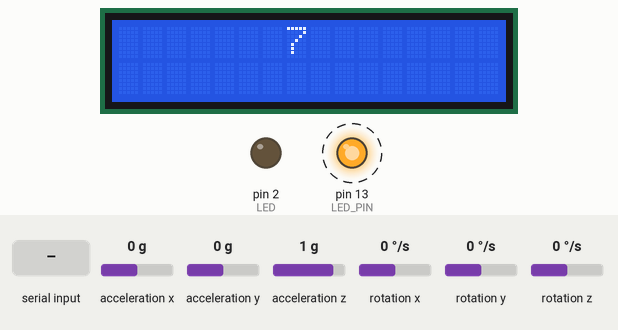
Bench run of a sketch on a simulated Arduino Uno, built with avr-gcc and run on an emulated ATmega328P. Shown: 16×2 character LCD, output pins drawn as LEDs (lit = HIGH). Dashed ring = blinking. The inputs (shaded band) are chosen by the test bench; at power-on: acceleration x 0 g, acceleration y 0 g, acceleration z 1 g, rotation x 0 °/s, rotation y 0 °/s, rotation z 0 °/s. What the sketch prints to the serial monitor is not drawn.

Above: at 1.2 s.
1.3 s: "a" received over the second serial link
At 1.47 s:
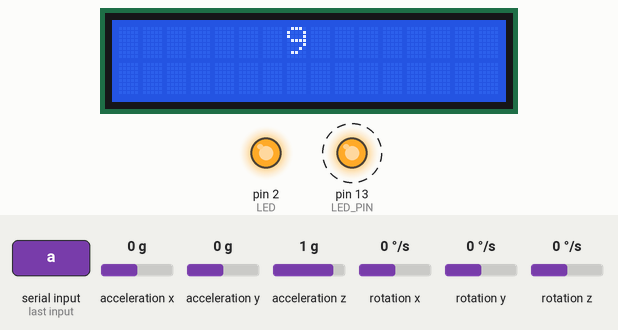
3.3 s: acceleration x set to -1.4 g
5.6 s: acceleration x set to -0.8 g
At 5.76 s:
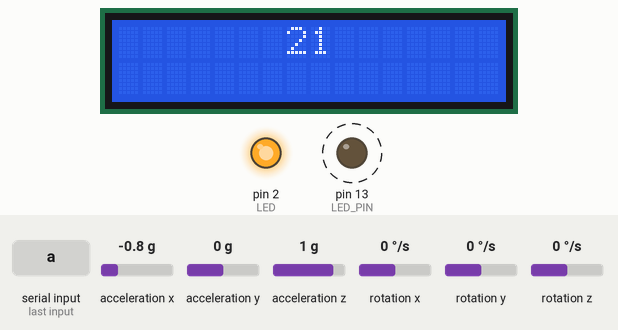
7.1 s: "b" received over the second serial link
At 7.4 s:
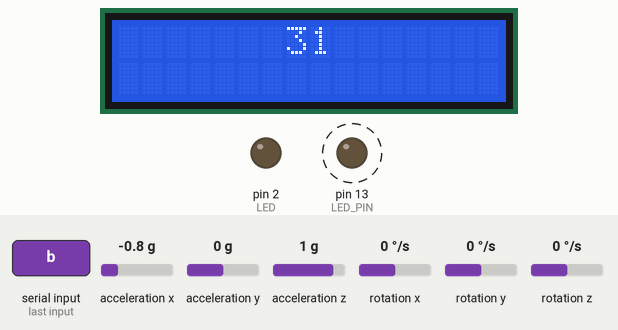
8.6 s: acceleration y set to -1.4 g
10.8 s: acceleration y set to 0 g
At 11.03 s:
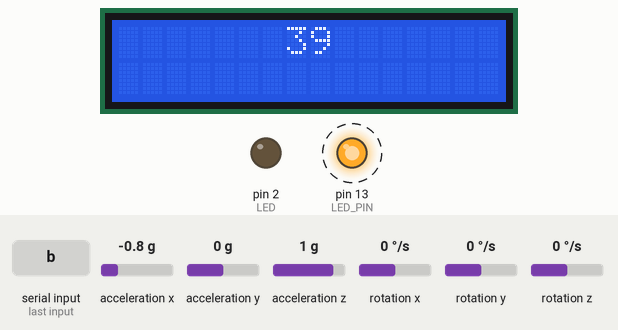
Timing chart, 0 to 13.4 s (numbered marks = the images above; inputs shaded):
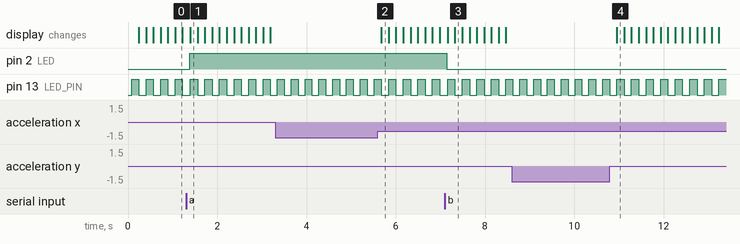

The sketch:

iWalker.ino
```cpp
#include "I2Cdev.h"
#include "MPU6050.h"
#include <SoftwareSerial.h>
//#include <MFRC522.h>     // 引用程式庫
#include <LiquidCrystal_I2C.h>
//#include <Wire.h>

#if I2CDEV_IMPLEMENTATION == I2CDEV_ARDUINO_WIRE
    #include "Wire.h"
#endif

SoftwareSerial I2CBT(10,11); //定義PIN10及PIN11分別為RX及TX腳位
MPU6050 accelgyro;

int16_t ax, ay, az; //加速度
int16_t gx, gy, gz; //角速度

LiquidCrystal_I2C lcd(0x27, 2, 1, 0, 4, 5, 6, 7, 3, POSITIVE);
#define RST_PIN      A0  // 讀卡機的重置腳位
#define SS_PIN       10  // 晶片選擇腳位

#define OUTPUT_READABLE_ACCELGYRO

#define LED_PIN 13
bool blinkState = false;
int num=0;
int LED = 2;
/*
void LCDdisplay(bool flag) {
    if(flag){
      lcd.print("Open door");
    } else{
      lcd.print("Close door");
    }

    delay(10);
}*/


void setup() {

    lcd.begin(16, 2);
    lcd.backlight();

    I2CBT.begin(9600);                     //BT boud rate (有的可能會不一定，要注意一下)
    //Serial.begin(38400);                       //Arduino起始鮑率：9600
    pinMode(LED, OUTPUT);
    // join I2C bus (I2Cdev library doesn't do this automatically)
    #if I2CDEV_IMPLEMENTATION == I2CDEV_ARDUINO_WIRE
        Wire.begin();
    #elif I2CDEV_IMPLEMENTATION == I2CDEV_BUILTIN_FASTWIRE
        Fastwire::setup(400, true);
    #endif


    Serial.begin(38400);

    // initialize device
    Serial.println("Initializing I2C devices...");
    accelgyro.initialize();

    // verify connection
    Serial.println("Testing device connections...");
    Serial.println(accelgyro.testConnection() ? "MPU6050 connection successful" : "MPU6050 connection failed");

    // configure Arduino LED pin for output
    pinMode(LED_PIN, OUTPUT);
}

void loop() {
    // read raw accel/gyro measurements from device
    lcd.setCursor(0, 0); // 設定游標位置在第一行行首
    accelgyro.getMotion6(&ax, &ay, &az, &gx, &gy, &gz);

    #ifdef OUTPUT_READABLE_ACCELGYRO
        // display tab-separated accel/gyro x/y/z values
        /*Serial.print("a/g:\t");
        Serial.print("ax ");Serial.print(ax); Serial.print("\t");
        Serial.print("ay ");Serial.print(ay); Serial.print("\t");
        Serial.print("az ");Serial.print(az); Serial.print("\t");
        Serial.print("gx ");Serial.print(gx); Serial.print("\t");
        Serial.print("gy ");Serial.print(gy); Serial.print("\t");
        Serial.print("gz ");Serial.println(gz);*/
        if((ax >= -20000 && ax <=2000)&&(ay >= -10000 && ay <=3000)&&(az >= 9000 && az <=20000)&&(gx >= -20000 && gx <= 20000)&&(gy >= -6000 && gy <= 10000)&&(gz >= -23000 && gx <= 28000)){
            num++;
            Serial.print(num);
            lcd.print("       ");lcd.print(num);
            //lcd.clear(); //顯示清除
        }

    #endif

        // 檢查是否有資料可供讀取
    if (I2CBT.available() > 0) {
    // 讀取進來的 byte
    int inByte = I2CBT.read();
    // 根據收到的字元決定要打開或關掉 LED
    Serial.println(inByte);
    switch (inByte) {
    case 97: //98
      digitalWrite(LED, HIGH);
      Serial.print("a");
      delay(15);
      break;
    case 98: //97
       digitalWrite(LED, LOW);
       Serial.print("b");
       delay(15);
      break;
    case 99:// c
        char hum_buf[10], tem_buf[10];
        if (num !=0 && num >=10) {
            dtostrf(num, 3, 0, hum_buf);
            for(int i=0; i<=1; i++) {
              I2CBT.write(hum_buf[i]);
              I2CBT.write(hum_buf[i]);
            }
        }
        delay(15);
        break;
    }
  }

    #ifdef OUTPUT_BINARY_ACCELGYRO
        Serial.write((uint8_t)(ax >> 8)); Serial.write((uint8_t)(ax & 0xFF));
        Serial.write((uint8_t)(ay >> 8)); Serial.write((uint8_t)(ay & 0xFF));
        Serial.write((uint8_t)(az >> 8)); Serial.write((uint8_t)(az & 0xFF));
        Serial.write((uint8_t)(gx >> 8)); Serial.write((uint8_t)(gx & 0xFF));
        Serial.write((uint8_t)(gy >> 8)); Serial.write((uint8_t)(gy & 0xFF));
        Serial.write((uint8_t)(gz >> 8)); Serial.write((uint8_t)(gz & 0xFF));
    #endif

    // blink LED to indicate activity
    blinkState = !blinkState;
    digitalWrite(LED_PIN, blinkState);
    delay(150);
}
```

Measured:
- after the input at 1.3 s, pin 2 (LED): LOW → HIGH after 0.08 s
- after the input at 5.6 s, the display: changes after 0.08 s (image 2)
- after the input at 7.1 s, pin 2 (LED): HIGH → LOW after 0.05 s
- after the input at 10.8 s, the display: changes after 0.16 s (image 4)
- by itself, pin 13 (LED_PIN): alternates HIGH for 0.16 s and LOW for 0.16 s
